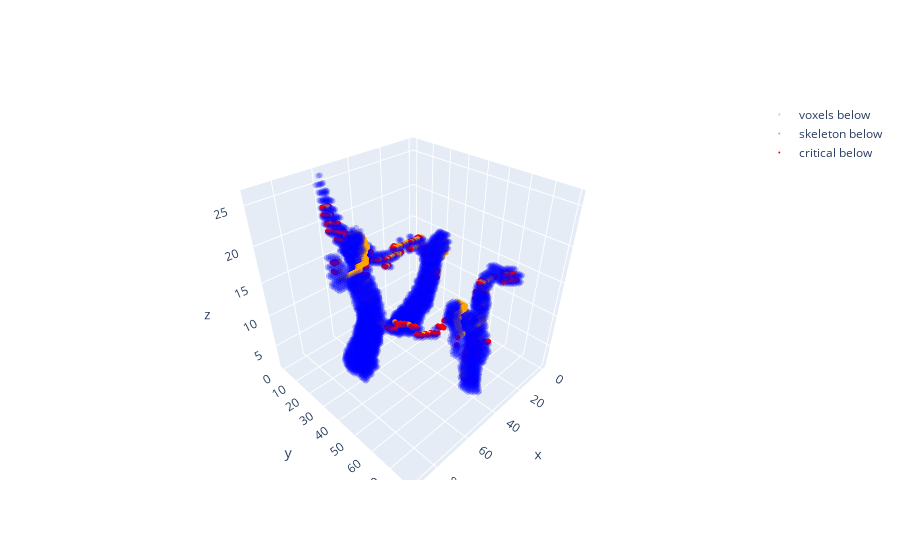

The notebook cell this image was saved under:
### Code cell
MC = mc.MorseComplex(foreground)
MC.process_lower_stars(10, 10, 10, 1)

MC.extract_morse_skeleton_below(1)
plot_morse_skeleton(MC, foreground, 1)

### Figure 1 — Plotly figure (JSON) as saved in the notebook; plotly's stock layout.template omitted (floating-point values rounded to 4 significant figures; data arrays with more than 128 entries replaced by an {"elided": "..."} marker saying what was removed)
{"data": [{"marker": {"color": "blue", "size": 2}, "mode": "markers", "name": "voxels below", "opacity": 0.25, "type": "scatter3d", "x": {"elided": "6473 int values"}, "y": {"elided": "6473 int values"}, "z": {"elided": "6473 int values"}}, {"marker": {"color": "orange", "size": 2}, "mode": "markers", "name": "skeleton below", "type": "scatter3d", "x": {"elided": "545 int values"}, "y": {"elided": "545 int values"}, "z": {"elided": "545 int values"}}, {"marker": {"color": "red", "size": 2}, "mode": "markers", "name": "critical below", "type": "scatter3d", "x": {"elided": "473 int values"}, "y": {"elided": "473 int values"}, "z": {"elided": "473 int values"}}], "layout": {"scene": {"aspectmode": "manual", "aspectratio": {"x": 1, "y": 1, "z": 1}}}}
